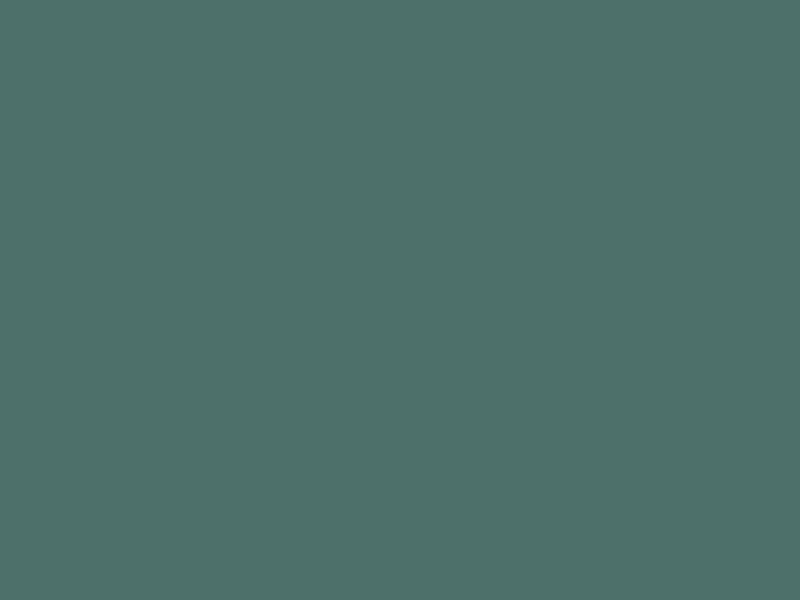
Frame 1 (no input)
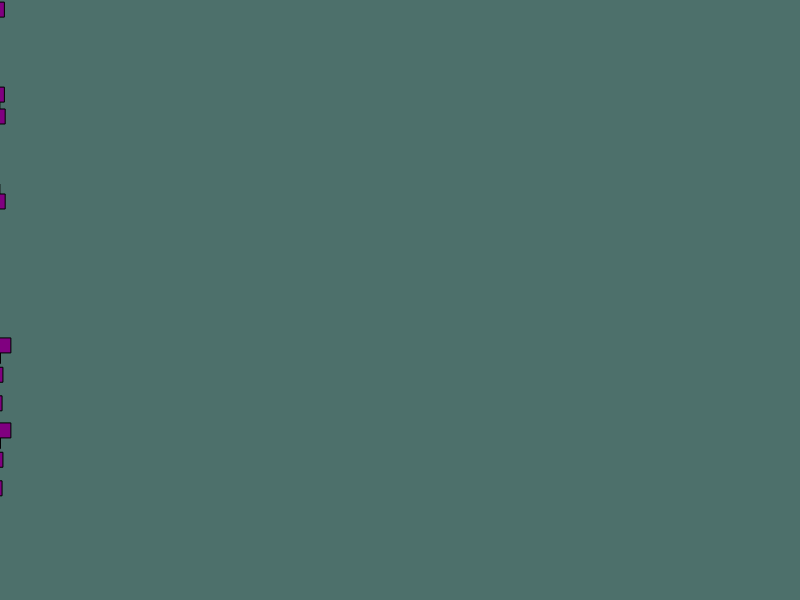
Frame 60 (no input)
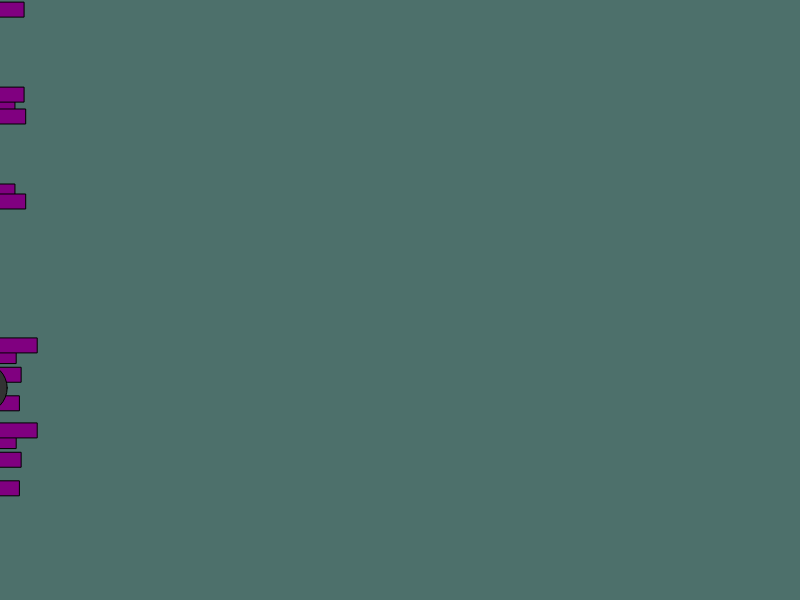
Frame 120 (the mouse pressed at the canvas centre since frame 60)

The p5.js sketch that drew these frames (run headless with seeded random() and noise() and a simulated clock; from frame 60 on, the mouse is pressed at the canvas centre):

// p5.js sketch
// ── sketch.js
/*
Hack it: Zombie Attack

The program creates a horde of zombies that cross the canvas. Read the code
and make the following enhancements

1. Split the code up into muliple files one for each constructor
2. Give each zombie a health property
3. Add a shovel! When the zombie is clicked on the head their health decreases
	* Add a 'clicked' method to the zombie to check if x and y coordinates, taken as arguments
	 are over the zombies head (you can use the dist function) and decrease health
	* In the horde constructor create a new method to check each zombies clicked method
	* also remove from the array any zombies whoes health is below 0.
	* call the method in horde from mousePressed();
4. When a zombie is killed make sure a new zombie is added to the horde.
5. Extension: Make it a game where the idea is to keep the zombies from the right of the screen
for as long as possible.
*/

//variable to store the zombie horde
var horde;

function setup() {
	createCanvas(800, 600);

	//create a new horde and add zombies
	horde = new Horde();
	horde.addZombies(7);

}

function draw() {
	background(77, 112, 107);
	this.horde.drawZombies();

}

function mousePressed() {
	this.horde.check(mouseX, mouseY);
}




// ── Horde.js
//Constructor for the horde
function Horde() {
	//an array of zombies
	this.zombies = [];

	//call each zombies drawing code and update it's location ready to be drawn again
	this.drawZombies = function() {
		for (var i = 0; i < this.zombies.length; i++) {
			this.zombies[i].draw();
			this.zombies[i].updateLocation();
		}
	}

	//add n zombies to the horde
	this.addZombies = function(n) {
		for (var i = 0; i < n; i++) {
			this.zombies.push(new zombie(random(20, height - 50)))
		}
	}

    //shovel zombies
    this.check = function (x, y) {
        for (var i = 0; i < this.zombies.length; i++) {
            this.zombies[i].clicked(x, y);
            if (this.zombies[i].health <= 0) {
                this.zombies.splice(i, 1);
                this.zombies.push(new zombie(random(20, height - 50)))
            }
        }
    }
}
// ── Zombies.js
//constructor for the Zombies
function zombie(y) {
	//initial x so all zombies start to the left of the screen
	this.x = -70;
	this.y = y;
	//set a random speed
	this.speed = random(0.2, 0.5);
    // health property
    this.health = 100;

	//draw the zombie to the screen
	this.draw = function() {
		push();
		//arms
		fill(128, 0, 128);
		rect(this.x - 10, this.y - 50, 65, 15);
		rect(this.x - 10, this.y + 35, 65, 15);
		//shoulders
		rect(this.x - 20, this.y - 50, 35, 100, 10);
		//head
		fill(50);
		ellipse(this.x, this.y, 50);
		pop();
	}

	//update the zombies x location as it lumbers across the screen
	this.updateLocation = function() {
		this.x += this.speed;
	}

    this.clicked = function (x, y) {
        if (dist(x, y, this.x, this.y) <= 25) {
            this.health -= 10;
            console.log(this.health);
        }
    }

}
